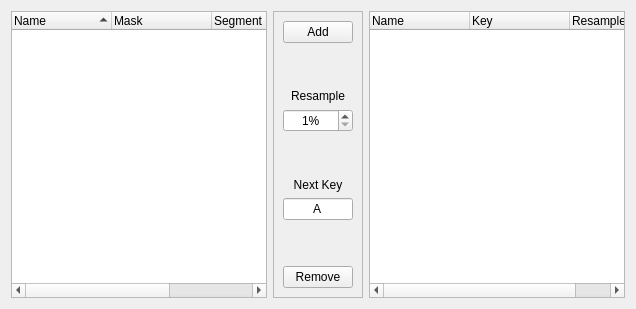
          <widget class="QWidget" name="tabObjects" >
           <attribute name="title" >
            <string>Objects</string>
           </attribute>
           <layout class="QHBoxLayout" >
            <item>
             <widget class="QTreeWidget" name="treeWidgetInputPieces" >
              <property name="alternatingRowColors" >
               <bool>true</bool>
              </property>
              <property name="iconSize" >
               <size>
                <width>8</width>
                <height>8</height>
               </size>
              </property>
              <property name="rootIsDecorated" >
               <bool>false</bool>
              </property>
              <property name="itemsExpandable" >
               <bool>false</bool>
              </property>
              <property name="sortingEnabled" >
               <bool>true</bool>
              </property>
              <property name="animated" >
               <bool>true</bool>
              </property>
              <property name="columnCount" >
               <number>4</number>
              </property>
              <column>
               <property name="text" >
                <string>Name</string>
               </property>
              </column>
              <column>
               <property name="text" >
                <string>Mask</string>
               </property>
              </column>
              <column>
               <property name="text" >
                <string>Segment</string>
               </property>
              </column>
              <column>
               <property name="text" >
                <string>Curve</string>
               </property>
              </column>
             </widget>
            </item>
            <item>
             <widget class="QFrame" name="frame" >
              <property name="sizePolicy" >
               <sizepolicy vsizetype="Preferred" hsizetype="Maximum" >
                <horstretch>0</horstretch>
                <verstretch>0</verstretch>
               </sizepolicy>
              </property>
              <property name="maximumSize" >
               <size>
                <width>90</width>
                <height>16777215</height>
               </size>
              </property>
              <property name="frameShape" >
               <enum>QFrame::StyledPanel</enum>
              </property>
              <property name="frameShadow" >
               <enum>QFrame::Raised</enum>
              </property>
              <layout class="QVBoxLayout" >
               <item>
                <widget class="QPushButton" name="AddPiece" >
                 <property name="text" >
                  <string>Add</string>
                 </property>
                </widget>
               </item>
               <item>
                <spacer>
                 <property name="orientation" >
                  <enum>Qt::Vertical</enum>
                 </property>
                 <property name="sizeHint" >
                  <size>
                   <width>20</width>
                   <height>40</height>
                  </size>
                 </property>
                </spacer>
               </item>
               <item>
                <layout class="QVBoxLayout" >
                 <item>
                  <widget class="QLabel" name="label_18" >
                   <property name="text" >
                    <string>Resample</string>
                   </property>
                   <property name="alignment" >
                    <set>Qt::AlignCenter</set>
                   </property>
                  </widget>
                 </item>
                 <item>
                  <widget class="QSpinBox" name="spinBox_8" >
                   <property name="alignment" >
                    <set>Qt::AlignCenter</set>
                   </property>
                   <property name="suffix" >
                    <string>%</string>
                   </property>
                   <property name="minimum" >
                    <number>1</number>
                   </property>
                   <property name="maximum" >
                    <number>100</number>
                   </property>
                  </widget>
                 </item>
                </layout>
               </item>
               <item>
                <spacer>
                 <property name="orientation" >
                  <enum>Qt::Vertical</enum>
                 </property>
                 <property name="sizeHint" >
                  <size>
                   <width>20</width>
                   <height>40</height>
                  </size>
                 </property>
                </spacer>
               </item>
               <item>
                <layout class="QVBoxLayout" >
                 <item>
                  <widget class="QLabel" name="label_19" >
                   <property name="text" >
                    <string>Next Key</string>
                   </property>
                   <property name="alignment" >
                    <set>Qt::AlignCenter</set>
                   </property>
                  </widget>
                 </item>
                 <item>
                  <widget class="QLineEdit" name="NextKey" >
                   <property name="inputMask" >
                    <string>>N;A</string>
                   </property>
                   <property name="maxLength" >
                    <number>1</number>
                   </property>
                   <property name="alignment" >
                    <set>Qt::AlignCenter</set>
                   </property>
                  </widget>
                 </item>
                </layout>
               </item>
               <item>
                <spacer>
                 <property name="orientation" >
                  <enum>Qt::Vertical</enum>
                 </property>
                 <property name="sizeHint" >
                  <size>
                   <width>20</width>
                   <height>40</height>
                  </size>
                 </property>
                </spacer>
               </item>
               <item>
                <widget class="QPushButton" name="RemovePiece" >
                 <property name="text" >
                  <string>Remove</string>
                 </property>
                </widget>
               </item>
              </layout>
             </widget>
            </item>
            <item>
             <widget class="QTreeWidget" name="treeWidgetOutput" >
              <column>
               <property name="text" >
                <string>Name</string>
               </property>
              </column>
              <column>
               <property name="text" >
                <string>Key</string>
               </property>
              </column>
              <column>
               <property name="text" >
                <string>Resample</string>
               </property>
              </column>
             </widget>
            </item>
           </layout>
          </widget>
